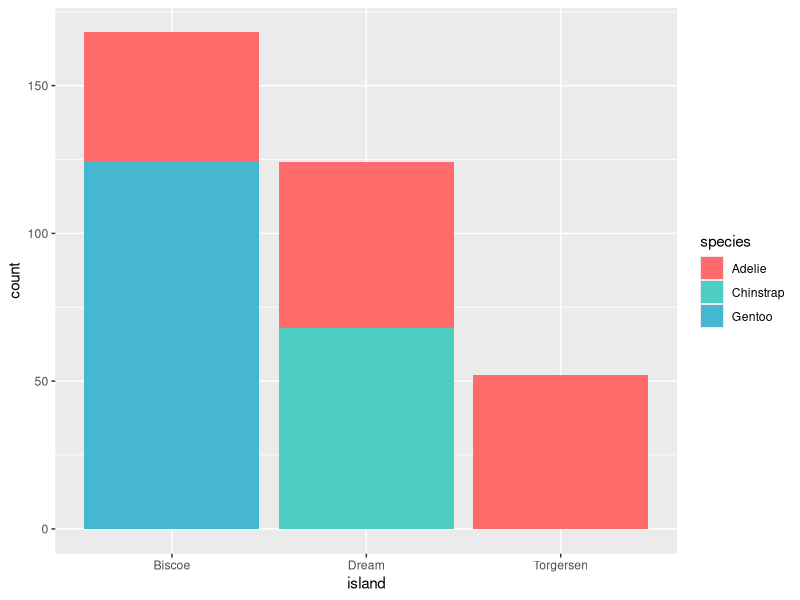
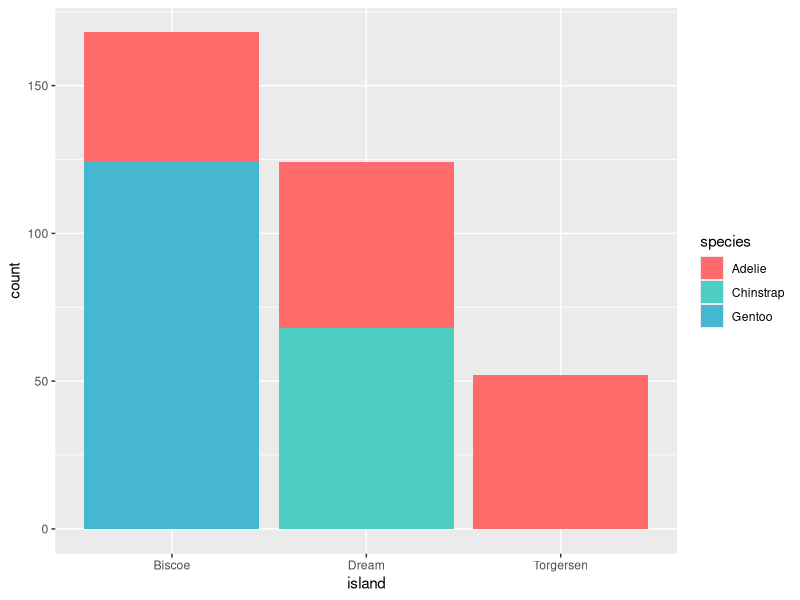

Source code (R) for these figures, in order:

            library(ggplot2)
            library(palmerpenguins)
            built_answer <- tryCatch(
                {
                    set.seed(42)
                    ggplot(penguins, aes(x = island, fill = species)) + geom_bar() + scale_fill_manual(values = c(Adelie = "#FF6B6B", Chinstrap = "#4ECDC4", Gentoo = "#45B7D1"))
                    suppressWarnings(
                        if (!file.exists("/sandbox/figures/species_island_bar_stacked_scale_fill_manual_answer.png")) {
                            ggsave(
                                width = 3,
                                height = 3,
                                "/sandbox/figures/species_island_bar_stacked_scale_fill_manual_answer.png"
                            )
                        }
                    )
                    suppressWarnings(
                        ggplot_build(last_plot())
                    )
                },
                error = function(e) {
                    'ERROR'
                }
            )
            built_submission <- tryCatch(
                {
                    set.seed(42)
                    ggplot(penguins, aes(x = island, fill = species)) +
  geom_bar() +
  scale_fill_manual(values = c("Adelie" = "#FF6B6B", "Chinstrap" = "#4ECDC4", "Gentoo" = "#45B7D1"))
                    suppressWarnings(
                        ggsave(
                            width = 3,
                            height = 3,
                            "figures/species_island_bar_stacked_scale_fill_manual_submission_command-a-plus.png"
                        )
                    )
                    suppressWarnings(
                        ggplot_build(last_plot())
                    )
                },
                error = function(e) {
                    'ERROR'
                }
            )
            cat(isTRUE(all.equal(built_answer, built_submission)))
        
